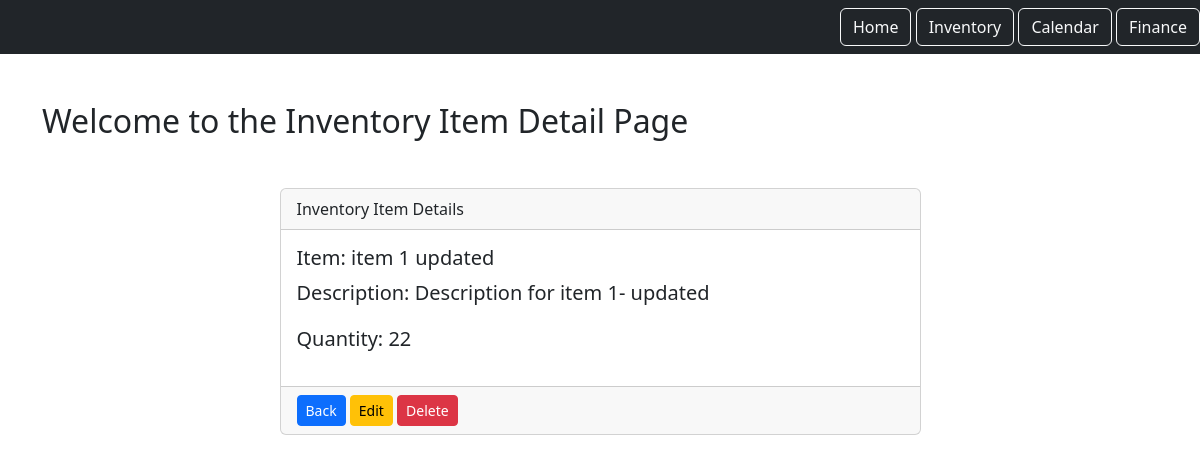
The app's page /inventory/1 (signed in), older data.
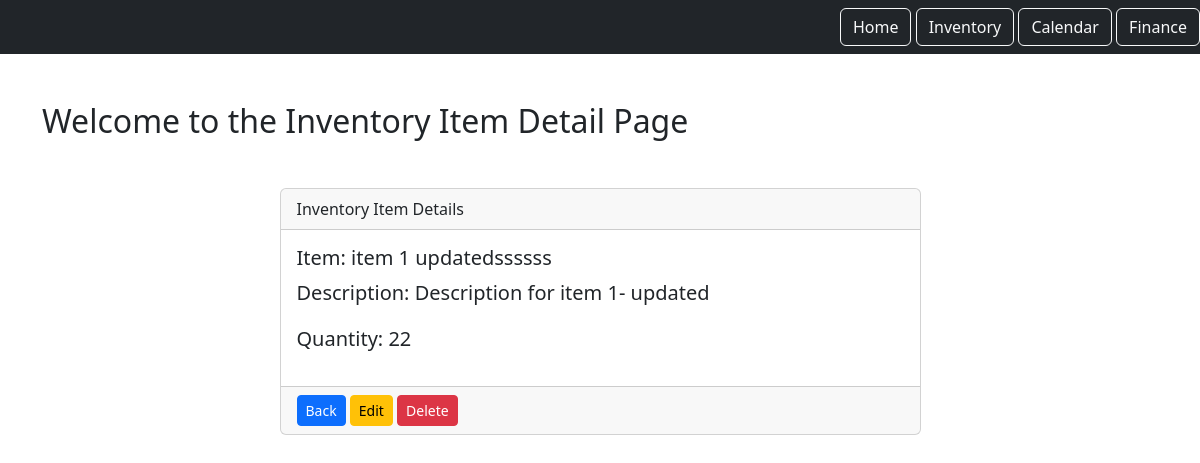
The same page, newer data.
### inventory_component/models.py (models this page shows)
class Inventory(models.Model):
    item = models.CharField(max_length=255)
    description = models.TextField()
    quantity = models.PositiveIntegerField()
    user = models.ForeignKey(User, on_delete=models.CASCADE, related_name='items')

### inventory_component/views.py (the view)
# urls.py: path('<int:pk>', views.InventoryItemDetail.as_view(), name="item.detail"),
class InventoryItemDetail(LoginRequiredMixin, DetailView):
    model = Inventory
    context_object_name = "item"
    template_name = "inventory_detail.html"
    login_url = '/admin'
    def get_queryset(self):
        return self.request.user.items.all()

### inventory_component/templates/inventory_detail.html (shortened to what this page needs)
{% extends 'base.html' %}
{% load static %}
{% block content %}
<div class="row">
    <div class="col">
        <div class="item_list_heading mb-5">
            <h1 class="fs-2">Welcome to the Inventory Item Detail Page</h1>
        </div>
    </div>
</div>
<div class="row">
    <div class="col-md-7 mx-auto">
        <div class="card">
            <div class="card-header">Inventory Item Details</div>
            <div class="card-body">
                <h1 class="fs-5">Item: {{ item.item }}</h1>
                <p class="fs-5">Description: {{ item.description }}</p>
                <p class="fs-5">Quantity: {{ item.quantity }}</p>
            </div>
            <div class="card-footer">
                <a href="{% url 'inventory_list' %}" class="btn btn-sm btn-primary">Back</a>
                <a href="{% url 'item.update' pk=item.id %}" class="btn btn-sm btn-warning">Edit</a>
                <a href="{% url 'item.delete' pk=item.id %}" class="btn btn-sm btn-danger">Delete</a>
            </div>
        </div>
    </div>
</div>
{% endblock content %}

Row changes from the older to the newer data that the page shows:
changed Inventory "Description for item 1- updated": item "item 1 updated" → "item 1 updatedssssss"
